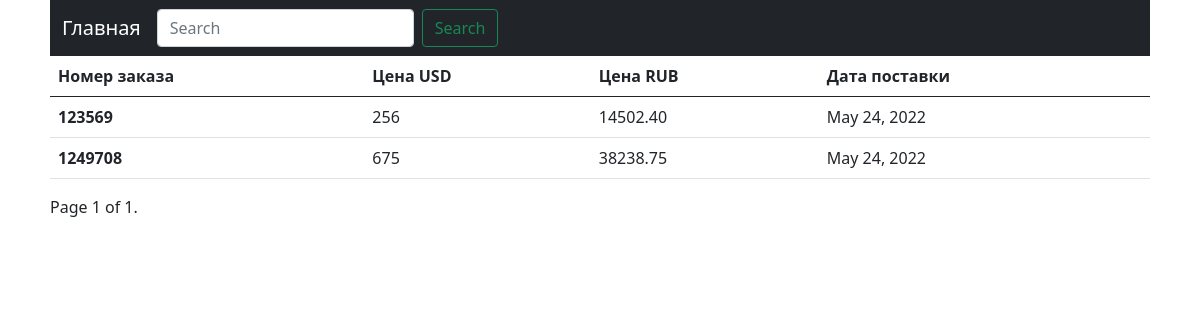
The page / on the database its author committed.
### ordersapp/models.py (models this page shows)
class Order(models.Model):
    id = models.BigIntegerField(primary_key=True)
    usd_price = models.IntegerField()
    rub_price = models.DecimalField(max_digits=11, decimal_places=2)
    delivery_date = models.DateField()

### ordersapp/views.py (the view)
# urls.py: path('', OrdersListView.as_view(), name='main'),
class OrdersListView(ListView):
    model = Order
    template_name = 'ordersapp/orders_list.html'
    context_object_name = 'orders'
    paginate_by = 10
    ordering = ['id']

### templates/ordersapp/orders_list.html (shortened to what this page needs)
{% extends "base.html" %}
{% block content %}
<table class="table">
  <thead>
    <tr>
      <th scope="col">Номер заказа</th>
      <th scope="col">Цена USD</th>
      <th scope="col">Цена RUB</th>
      <th scope="col">Дата поставки</th>
    </tr>
  </thead>
  <tbody>
    {% for order in orders %}
      <tr>
        <th scope="row">{{ order.id }}</th>
        <td>{{ order.usd_price }}</td>
        <td>{{ order.rub_price }}</td>
        <td>{{ order.delivery_date }}</td>
      </tr>
    {% endfor %}
  </tbody>
</table>
<div class="pagination">
    <span class="step-links">
        <span class="current">
            Page {{ page_obj.number }} of {{ page_obj.paginator.num_pages }}.
        </span>
    </span>
</div>
{% endblock %}

### templates/base.html (shortened to what this page needs)
<!DOCTYPE html>
<html lang="en">
<head>
    <link href="https://cdn.jsdelivr.net/npm/bootstrap@5.0.2/dist/css/bootstrap.min.css" rel="stylesheet"
>
</head>
<body>
<div style='width: 1100px; margin-left: auto; margin-right: auto'>
    <nav class="navbar navbar-expand-lg navbar-dark bg-dark">
        <div class="container-fluid">
            <a class="navbar-brand" href="{% url 'main' %}">Главная</a>
            <div class="collapse navbar-collapse" id="navbarSupportedContent">
                <form class="d-flex">
                    <input class="form-control me-2" type="search" placeholder="Search" aria-label="Search">
                    <button class="btn btn-outline-success" type="submit">Search</button>
                </form>
            </div>
        </div>
    </nav>
    {% block content %}
    {% endblock %}
</div>
</body>
</html>

### rows shown on the page
Order: id "123569", usd_price "256", rub_price "14502.40", delivery_date "May 24, 2022"
Order: id "1249708", usd_price "675", rub_price "38238.75", delivery_date "May 24, 2022"

### other values the page prints
{{ page_obj.number }} "1"
{{ page_obj.paginator.num_pages }} "1"
